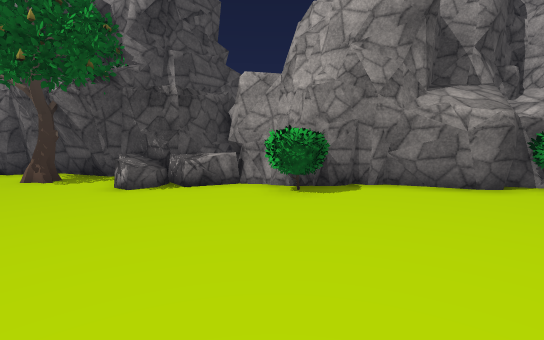
[1] (above)

16 first-person views from a walk through a 3-D level made in the Unity game engine. The camera is 1.3 m above the floor, tilts 6° down and sees 85° across. The floor is counted in squares, 1 m on a side. Each view is taken from the middle of a square. On the plan, view 1 faces up. The plan holds only what a view shows up to about 14 squares ahead; the rest is blank. The place goes on beyond the plan. The player is left out. Some surface patterns are stand-ins.

[2]
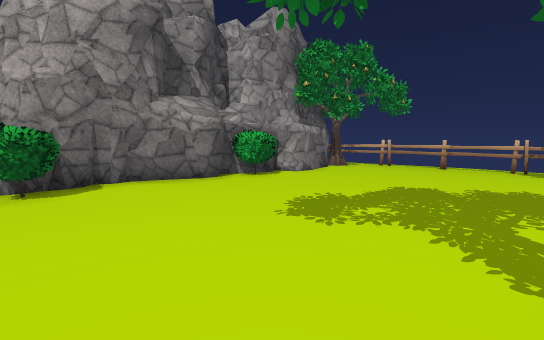

[3]
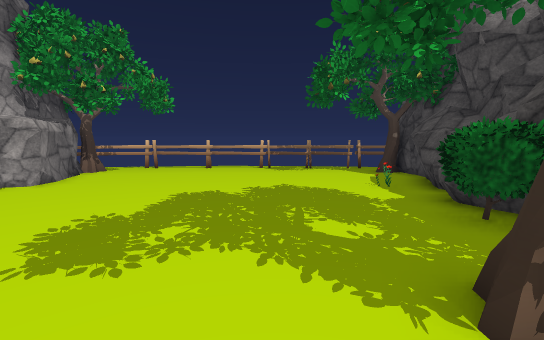

[4]
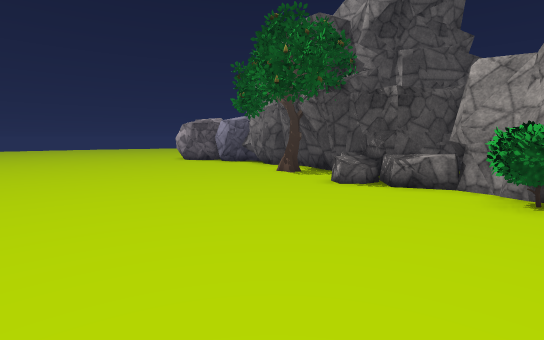

[5]
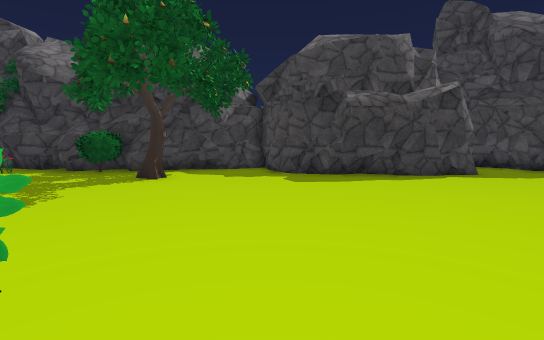

[6]
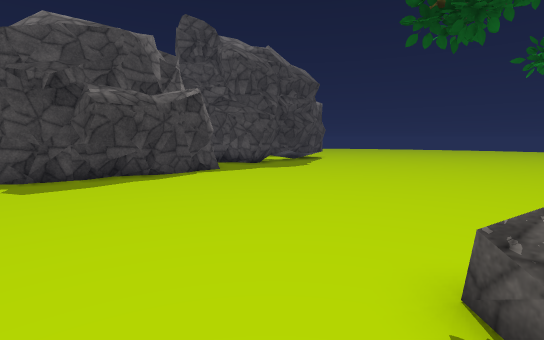

[7]
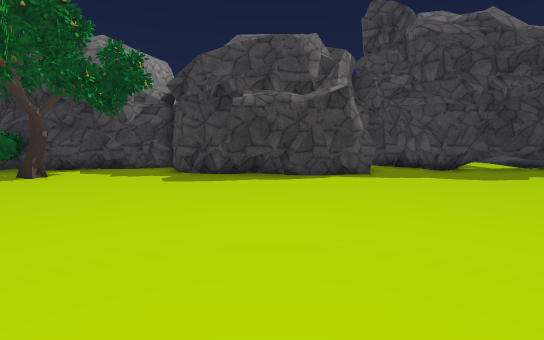

[8]
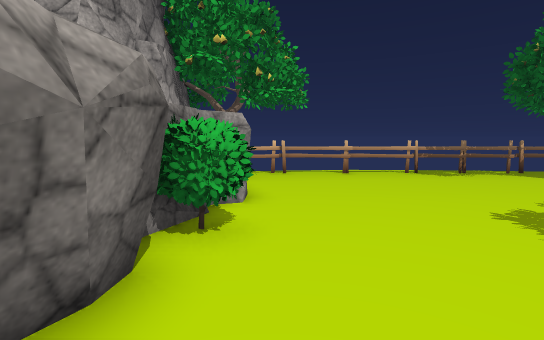

[9]
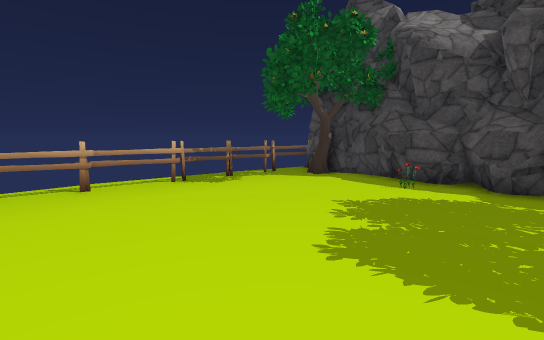

[10]
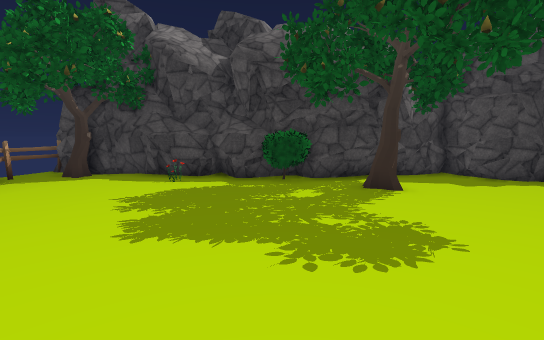

[11]
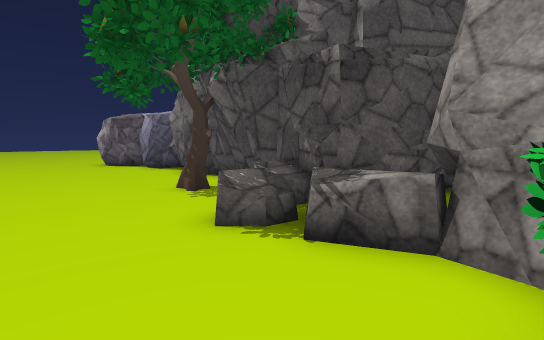

[12]
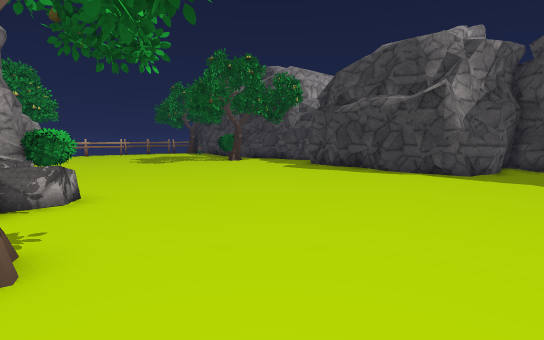

[13]
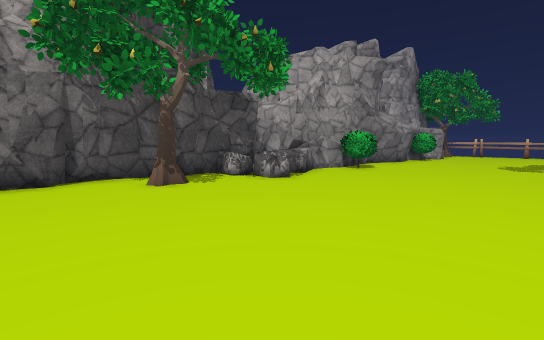

[14]
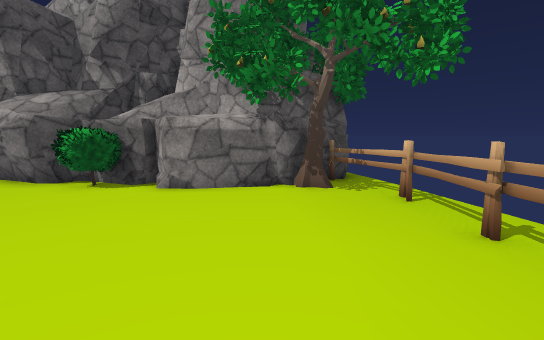

[15]
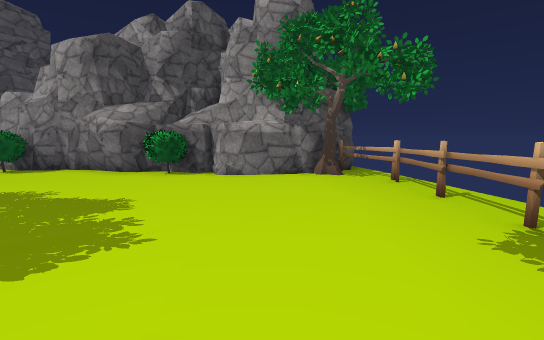

[16]
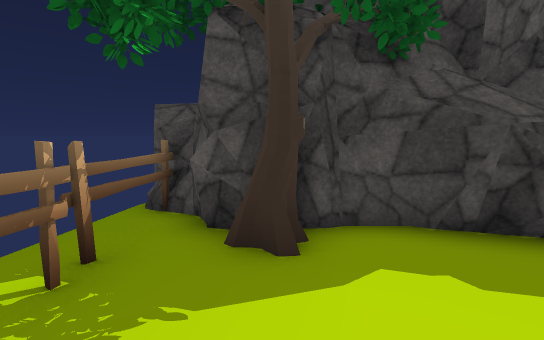

### Floor plan
Key: @ floor where view 1 was taken; # wall or solid block; . floor; = window, fence, low wall or low ledge; ^ raised ledge; R rock; T tree; F fence; O other object.
Columns run from 11 left of view 1 to 15 right of it. Each row starts with its distance up from view 1.
 11 ##### #####
 10 ....###R#R#
  9 ....T.RRRR####          ###
  8 .......R.R.OO########  ##F#
  7 ...........OO..##=OO####T.F
  6 ..................O.......F
  5 ..........................F
  4 ..........................F
  3 ..........................F
  2 ..........................F
  1 ..........................F
  0 ...........@..............F
 -1 ..........................F
 -2 ......##......T...........F
 -3 ...#######......OO..O.....F
 -4 #.##    ###..###==####....F
 -5 #.#       ##############T#F
 -6 ###       ##           ###F
 -7                          #^

Where each view was taken, in squares from view 1:
view 1: 0 up, 0 right, facing up
view 2: 1 down, 0 right, facing up-right
view 3: 0 up, 1 right, facing right
view 4: 0 up, 1 right, facing up-left
view 5: 8 up, 1 left, facing down
view 6: 8 up, 1 left, facing down-left
view 7: 8 up, 5 left, facing down
view 8: 6 up, 3 right, facing right
view 9: 5 up, 6 right, facing down-right
view 10: 6 up, 6 right, facing down
view 11: 5 up, 0 right, facing up-left
view 12: 9 up, 11 left, facing down-right
view 13: 1 up, 11 left, facing up-right
view 14: 1 down, 12 right, facing up
view 15: 4 down, 11 right, facing up
view 16: 1 down, 13 right, facing down
